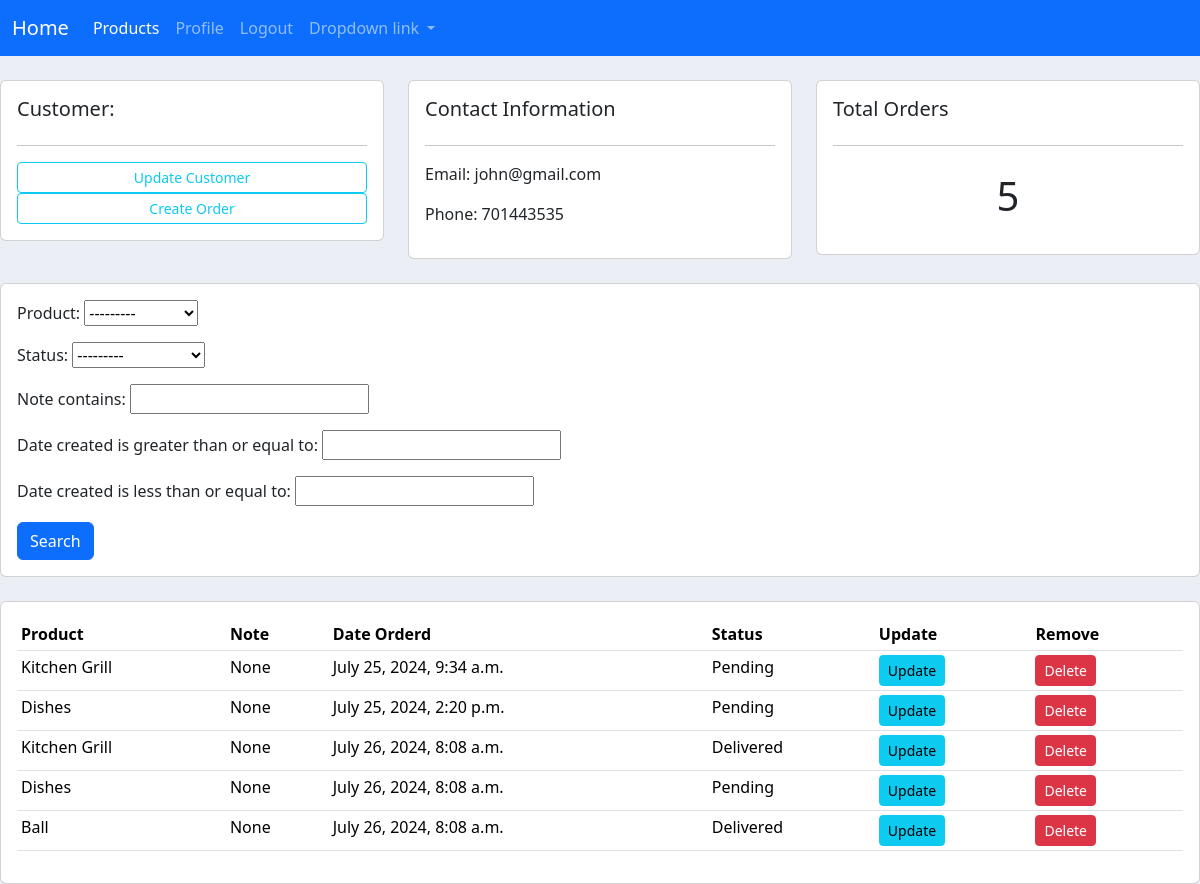
The app's page /customer/2/ with its own data.
### django1/models.py (models this page shows, shortened)
class Customer(models.Model):
    name = models.CharField(max_length=200,null=True)
    phone = models.CharField(max_length=200, null=True)
    email = models.EmailField(max_length=200,null=True)
    date_created = models.DateTimeField(auto_now_add=True,null=True)

class Order(models.Model):
    STATUS=(
        ('Pending','Pending'),
        ('Out of delivery','Out of delivery'),
        ('Delivered','Delivered')
    )
    customer = models.ForeignKey(Customer,null=True,on_delete=models.SET_NULL)
    product = models.ForeignKey(Product,null=True,on_delete=models.SET_NULL)
    date_created = models.DateTimeField(auto_now_add=True, null=True)
    status = models.CharField(max_length=200, null=True,choices=STATUS)
    note = models.CharField(max_length=200, null=True)

class Product(models.Model):
    CATEGORY = (
        ('Indoor','Indoor'),
        ('Out Door','Out Door')
    )
    tags = models.ManyToManyField(Tag)
    name = models.CharField(max_length=200, null=True)
    price = models.FloatField(null=True)
    category = models.CharField(max_length=200, null=True,choices=CATEGORY)
    description = models.CharField(max_length=200, null=True,blank=True)
    date_created = models.DateTimeField(auto_now_add=True, null=True)
    def __str__(self):
        return self.name

### django1/views.py (the view)
# urls.py: path('customer/<str:pk>/', views.customer, name='customer'),
def customer(request,pk):
    customer = Customer.objects.get(id=pk)
    orders = customer.order_set.all()
    myFilter = OrderFilter(request.GET, queryset=orders)
    orders = myFilter.qs
    order_count = orders.count()
    context = {'customer':customer,'orders':orders,'order_count':order_count,'myFilter':myFilter}
    return render(request, 'customer.html',context)

### templates/customer.html (shortened to what this page needs)
<!DOCTYPE html>
<html lang="en">
<head>
</head>
<body>
{% extends 'base.html' %}
{% block main %}
	<br>
<div class="row">
	<div class="col-md">
		<div class="card card-body">
			<h5>Customer:</h5>
			<hr>
			<a class="btn btn-outline-info  btn-sm btn-block" href="">Update Customer</a>
			<a class="btn btn-outline-info  btn-sm btn-block" href="{% url 'create_order' customer.id%}">Create Order</a>
		</div>
	</div>
	<div class="col-md">
		<div class="card card-body">
			<h5>Contact Information</h5>
			<hr>
			<p>Email: {{customer.email}}</p>
			<p>Phone: {{customer.phone}}</p>
		</div>
	</div>
	<div class="col-md">
		<div class="card card-body">
			<h5>Total Orders</h5>
			<hr>
			<h1 style="text-align: center;padding: 10px">{{order_count}}</h1>
		</div>
	</div>
</div>
<br>
<div class="row">
	<div class="col">
		<div class="card card-body">
			<form method="get">
				{{myFilter.form.as_p}}
		    <button class="btn btn-primary" type="submit">Search</button>
		  </form>
		</div>
	</div>
</div>
<br>
<div class="row">
	<div class="col-md">
		<div class="card card-body">
			<table class="table table-sm">
				<tr>
					<th>Product</th>
					<th>Note</th>
					<th>Date Orderd</th>
					<th>Status</th>
					<th>Update</th>
					<th>Remove</th>
				</tr>
				{% for order in orders %}
				<tr>
					<td>{{order.product}}</td>
					<td>{{order.note}}</td>
					<td>{{order.date_created}}</td>
					<td>{{order.status}}</td>
					<td><a class="btn btn-sm btn-info" href="{% url 'update_order' order.id %}">Update</a></td>
					<td><a class="btn btn-sm btn-danger" href="{% url 'delete_order' order.id %}">Delete</a></td>
				</tr>
				{% endfor %}
			</table>
		</div>
	</div>
</div>
{% endblock %}

### static/style.css (style rules this page uses)
body { background-color: #ebeff5; }

### records on screen
Customer: email "john@gmail.com", phone "701443535"
Order: product "Kitchen Grill", note "None", date_created "July 25, 2024, 9:34 a.m.", status "Pending"
Order: product "Dishes", note "None", date_created "July 25, 2024, 2:20 p.m.", status "Pending"
Order: product "Kitchen Grill", note "None", date_created "July 26, 2024, 8:08 a.m.", status "Delivered"
Order: product "Dishes", note "None", date_created "July 26, 2024, 8:08 a.m.", status "Pending"
Order: product "Ball", note "None", date_created "July 26, 2024, 8:08 a.m.", status "Delivered"

### other values on screen
{{ order_count }} "5"
